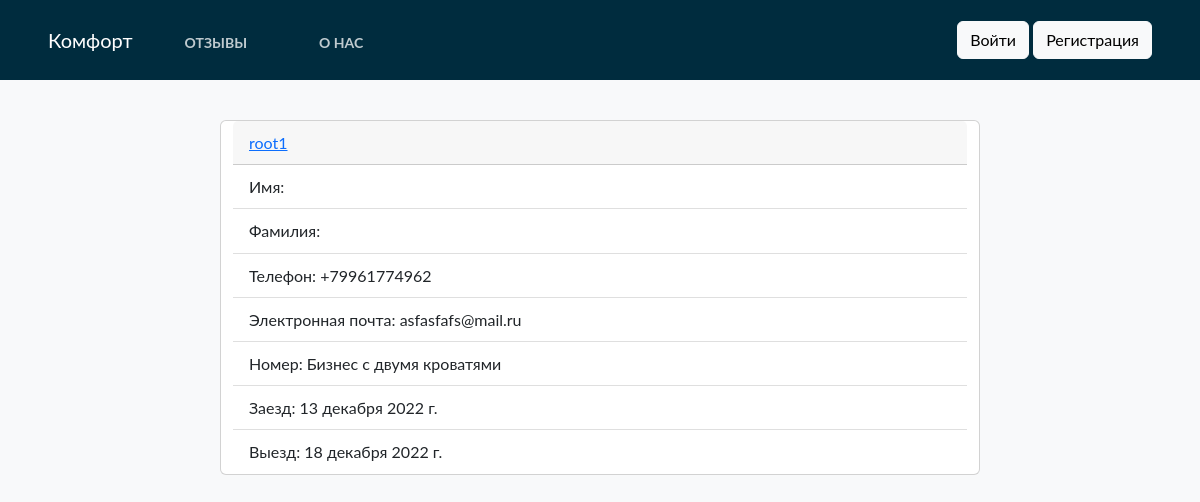
Before: /booking/ with the older database file.
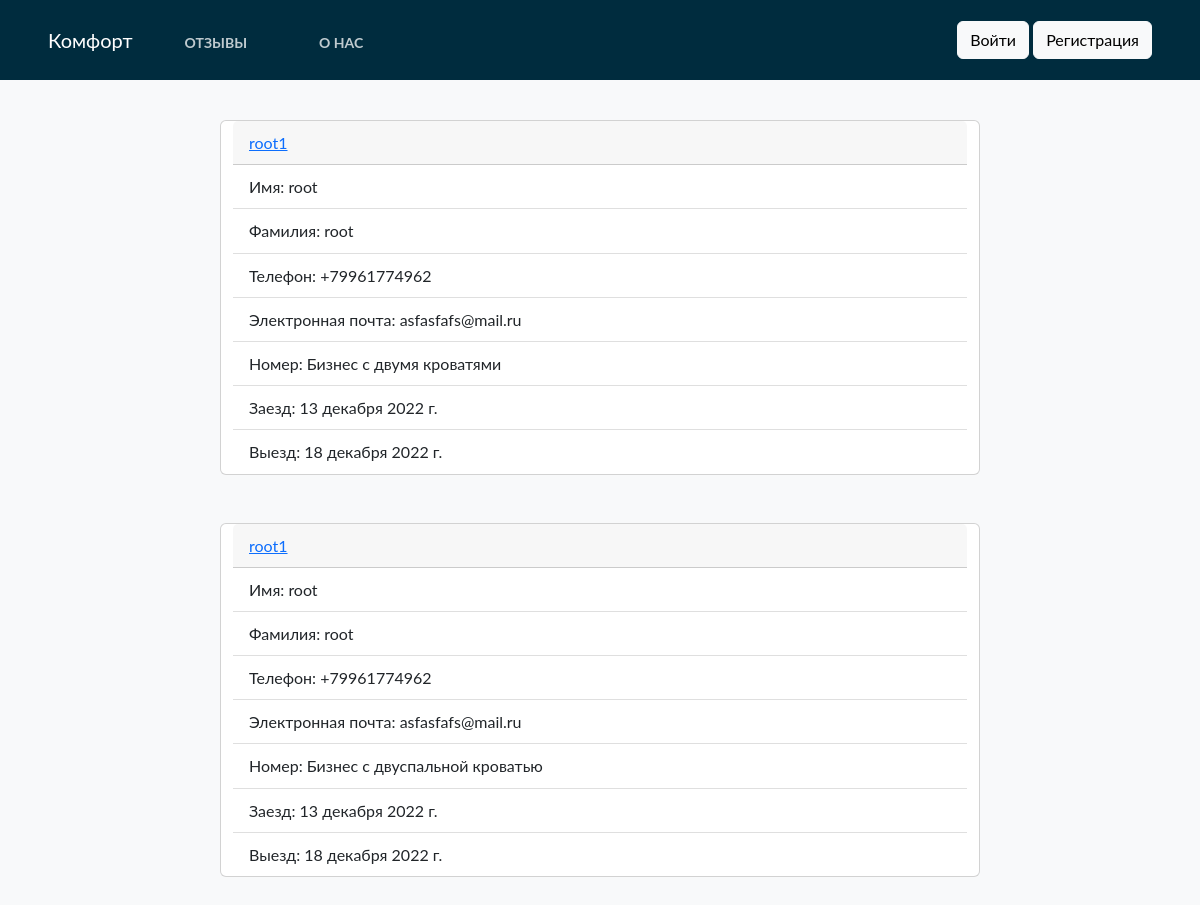
After: the same page with the newer database file.
### home/models.py (models this page shows)
class BaseModel(models.Model):
    uid = models.UUIDField(default=uuid.uuid4   , editable=False , primary_key=True)
    created_at = models.DateField(auto_now_add=True)
    updated_at = models.DateField(auto_now_add=True)
    class Meta:
        abstract = True

class Booking(BaseModel):
    hotel = models.ForeignKey(Hotel, on_delete=models.CASCADE,)
    user = models.ForeignKey(settings.AUTH_USER_MODEL, on_delete=models.CASCADE,)
    phone = PhoneField(blank=True, help_text='Contact phone number')
    start_date = models.DateField()
    end_date = models.DateField()

class Hotel(BaseModel):
    hotel_name = models.CharField(max_length=100)
    hotel_price = models.IntegerField()
    description = models.TextField(max_length=500)
    amenities = models.ManyToManyField(Amenities)
    room_count = models.IntegerField(default=1)
    people_capacity = models.IntegerField(default=0)
    def __str__(self) -> str:
        return self.hotel_name

### home/views.py (the view)
# urls.py: path('booking/', booking.as_view(), name ='booking'),
class booking(TemplateView):
    def get(self,request):
         bookings = Booking.objects.all()          # worth looking into?
         return render(request, 'booking.html', {'bookings': bookings})

### templates/booking.html
{% extends "base.html" %}
{%  block start %}
<div class="container col-12" style="margin-top: 10%">
    {% for i in bookings %}
    <div class="row justify-content-center mb-5">
    <div class="card col-8" style="color:black">
        <div class="card-header">
            <a class="font-weidht-bold"> {{ i.user }} </a>
        </div>
    <ul class="list-group list-group-flush">
        <li class="list-group-item">Имя: {{ i.user.first_name }}</li>
        <li class="list-group-item">Фамилия: {{ i.user.last_name  }}</li>
        <li class="list-group-item">Телефон: {{ i.phone }}</li>
        <li class="list-group-item">Электронная почта: {{ i.user.email }}</li>
        <li class="list-group-item">Номер: {{ i.hotel }}</li>
        <li class="list-group-item">Заезд: {{ i.start_date }}</li>
        <li class="list-group-item">Выезд: {{ i.end_date }}</li>
    </ul>
    </div>
    </div>
{% endfor %}
</div>
{% endblock %}

Changed rows visible on the page:
changed through a linked row, Booking "Бизнес с двумя кроватями": user.first_name (not shown) → "root"; user.last_name (not shown) → "root"
added Booking: user "root1", user.first_name "root", user.last_name "root", phone "+79961774962", user.email "asfasfafs@mail.ru", hotel "Бизнес с двуспальной кроватью", start_date "13 декабря 2022 г.", end_date "18 декабря 2022 г."
